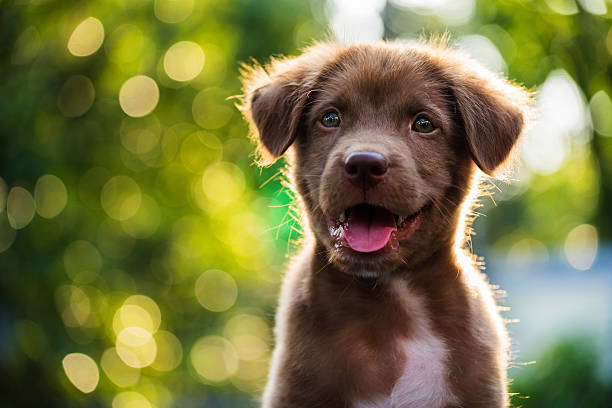
#> input picture puppy.jpg, 612 x 408 px
$ jupyter execute imageProcessingDeepLearning.ipynb   (shell and % lines are left out)
#> lines starting #> are read from the running program, lines starting #| are printed output that depends on the picture
<h1>Topics</h1>
<ul>
<li>Reading an image file and converting it to a numpy array</li>
<li>Resizing an image</li>
<li>RGB to Grayscal conversion</li>
</ul>

[cell 1]
# getting an image using web get

**Libraries that can be used for image processing**
1. matplotlib.image
2. pillow
3. OpenCV(cv2)

[cell 2]
# Importing the image module from patplotlib library
import matplotlib.image as mpimg
import matplotlib.pyplot as plt

[cell 3]
# Loading an image through matplotlib.image module
img = mpimg.imread('puppy.jpg')
#> img is the input picture: shape (408, 612, 3); mean R, G, B 120.6, 119.8, 67

[cell 4]
type(img)

[cell 5]
img.shape
#> Out = (408, 612, 3)

[cell 6]
print(img)
#> (printed output is left out)

[cell 7]
# Displaying the image from numpy array

img_plot = plt.imshow(img)
plt.show()

**Resizing the image using pillow Library**

[cell 8]
from PIL import Image

[cell 9]
img = Image.open('puppy.jpg')
img_resized = img.resize((200, 200))
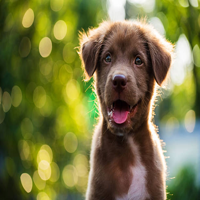
#> img_resized: PIL image 200x200 RGB; mean R, G, B 120.6, 119.8, 67

[cell 10]
img_resized.save('puppy_image_resize.jpg')

[cell 11]
# Displaying the image from numpy array

img_res = mpimg.imread('puppy_image_resize.jpg')
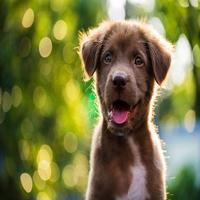
#> img_res: shape (200, 200, 3); mean R, G, B 120.5, 119.8, 67
img_res_plot = plt.imshow(img_res)
plt.show()

[cell 12]
img_res.shape
#> Out = (200, 200, 3)

**Convert RGB images to GrayScale image using OpenCV**

[cell 13]
# importing openCV Library
import cv2

[cell 14]
img = cv2.imread('puppy.jpg')

[cell 15]
type(img)

[cell 16]
img.shape
#> Out = (408, 612, 3)

[cell 17]
grayscale_image = cv2.cvtColor(img, cv2.COLOR_RGB2GRAY)
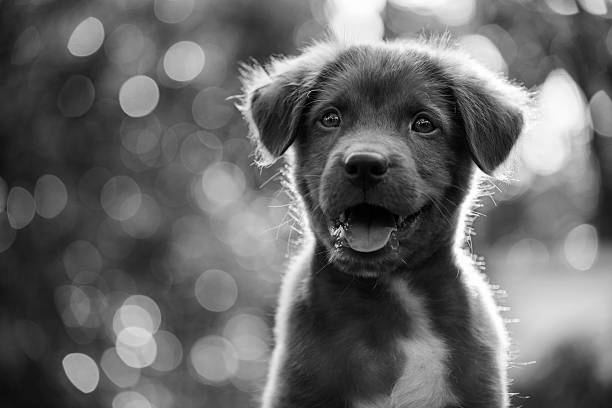
#> grayscale_image: shape (408, 612); min 0, max 255, mean 104.1

[cell 18]
type(grayscale_image)

[cell 19]
grayscale_image.shape
#> Out = (408, 612)
